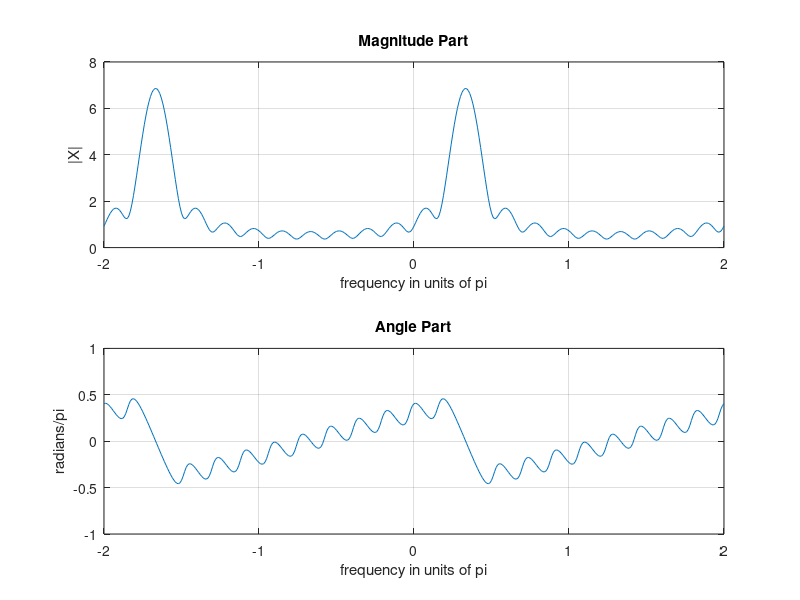

Write the MATLAB code that produced this figure.
%Example 3.5
n = 0:10; x = (0.9*exp(j*pi/3)).^n;
k = -200:200; w = (pi/100)*k;
X = x * (exp(-j*pi/100)) .^ (n'*k);

magX = abs(X); angX =angle(X);

subplot(2,1,1); plot(w/pi,magX);grid
axis([-2,2,0,8])
xlabel('frequency in units of pi'); ylabel('|X|')
title('Magnitude Part')

subplot(2,1,2); plot(w/pi,angX/pi);grid
axis([-2,2,-1,1])
xlabel('frequency in units of pi'); ylabel('radians/pi')
title('Angle Part')

